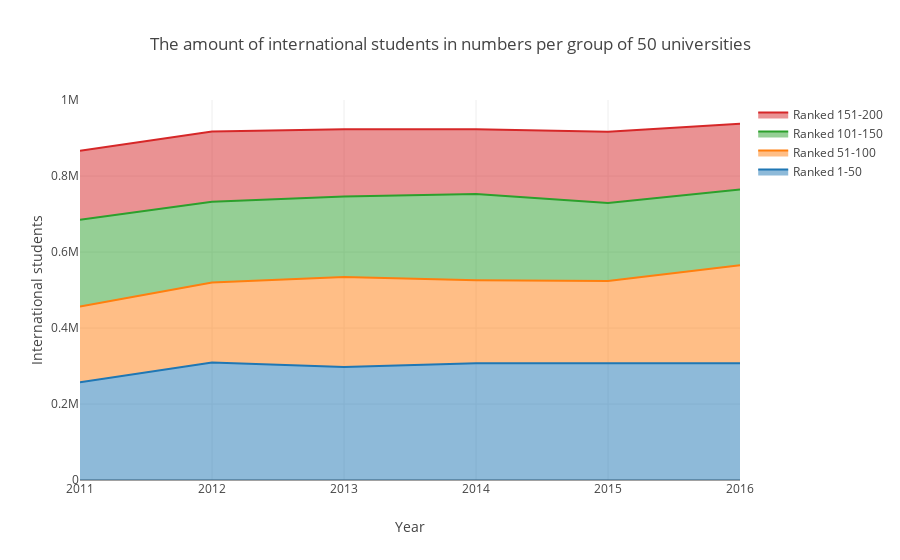

Notebook code for this chart:
### Code cell
trace0 = dict(
    x=years,
    y=[raw_Y1[0], raw_Y2[0], raw_Y3[0], raw_Y4[0], raw_Y5[0], raw_Y6[0]],
    hoverinfo='x+y',
    mode='lines',
    stackgroup='one',
    name = 'Ranked 1-50'
)
trace1 = dict(
    x=years,
    y=[raw_Y1[1], raw_Y2[1], raw_Y3[1], raw_Y4[1], raw_Y5[1], raw_Y6[1]],
    hoverinfo='x+y',
    mode='lines',
    stackgroup='one',
    name = 'Ranked 51-100'
)
trace2 = dict(
    x=years,
    y=[raw_Y1[2], raw_Y2[2], raw_Y3[2], raw_Y4[2], raw_Y5[2], raw_Y6[2]],
    hoverinfo='x+y',
    mode='lines',
    stackgroup='one',
    name = 'Ranked 101-150'
)
trace3 = dict(
    x=years,
    y=[raw_Y1[3], raw_Y2[3], raw_Y3[3], raw_Y4[3], raw_Y5[3], raw_Y6[3]],
    hoverinfo='x+y',
    mode='lines',
    stackgroup='one',
    name = 'Ranked 151-200'
)
data = [trace0, trace1, trace2, trace3]
layout = go.Layout(
    title = 'The amount of international students in numbers per group of 50 universities',
    yaxis = go.layout.YAxis(
        range=[0, 1000000],
        title = 'International students'
    ),
    xaxis = go.layout.XAxis(
        title = 'Year'
    )
    
)

fig = go.Figure(data=data, layout=layout)
iplot(fig, filename='stacked-area-plot-hover', validate=False)

### Figure 1 — Plotly figure (JSON) as saved in the notebook; plotly's stock layout.template omitted (floating-point values rounded to 4 significant figures)
{"data": [{"hoverinfo": "x+y", "mode": "lines", "name": "Ranked 1-50", "stackgroup": "one", "type": "scatter", "uid": "8f500c51-7332-42f5-984a-1968a60cd9aa", "x": [2011, 2012, 2013, 2014, 2015, 2016], "y": [257400.0, 309000.0, 297300.0, 307200.0, 307200.0, 307100.0]}, {"hoverinfo": "x+y", "mode": "lines", "name": "Ranked 51-100", "stackgroup": "one", "type": "scatter", "uid": "a4aadbce-56fc-4b35-a41e-e7d770ae2ece", "x": [2011, 2012, 2013, 2014, 2015, 2016], "y": [199100.0, 210500.0, 236800.0, 218700.0, 216400.0, 258000.0]}, {"hoverinfo": "x+y", "mode": "lines", "name": "Ranked 101-150", "stackgroup": "one", "type": "scatter", "uid": "1ef08f1a-b21b-4043-977c-e4a5f8c94da5", "x": [2011, 2012, 2013, 2014, 2015, 2016], "y": [228000.0, 212800.0, 211900.0, 227100.0, 205200.0, 199200.0]}, {"hoverinfo": "x+y", "mode": "lines", "name": "Ranked 151-200", "stackgroup": "one", "type": "scatter", "uid": "ad4d0725-16f1-4a5d-b88f-850ee0289d51", "x": [2011, 2012, 2013, 2014, 2015, 2016], "y": [181600.0, 184900.0, 177100.0, 170200.0, 187700.0, 172900.0]}], "layout": {"title": {"text": "The amount of international students in numbers per group of 50 universities"}, "xaxis": {"title": {"text": "Year"}}, "yaxis": {"range": [0, 1000000], "title": {"text": "International students"}}}}
